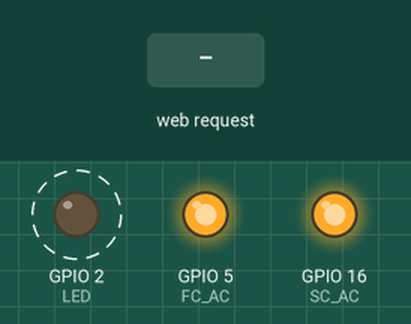
Simulated run of this sketch. Board: ESP8266 (NodeMCU). On the bench: output pins drawn as LEDs (lit = HIGH). Dashed ring = blinking. Inputs (shaded band) come from the test bench. Pins used as bus, display or sensor lines are not drawn.

Above: at 1.37 s.
1.4 s: HTTP request GET /scon=- received
At 2.1 s:
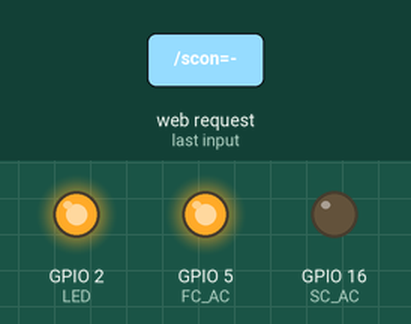
4.4 s: HTTP request GET /fcon=- received
At 6.1 s:
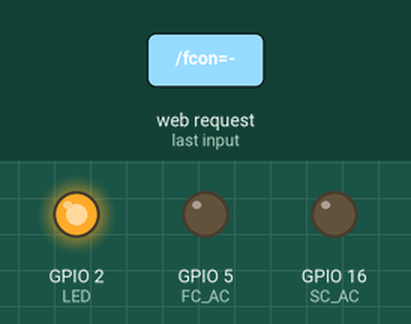
7.4 s: HTTP request GET /scoff=- received
At 10.32 s:
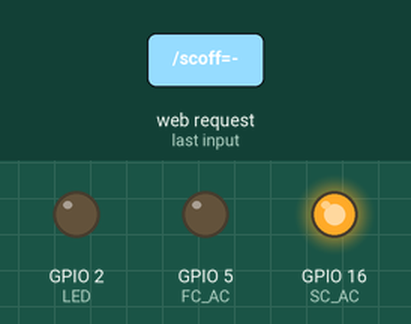
10.4 s: HTTP request GET /fcoff=- received
At 13.29 s:
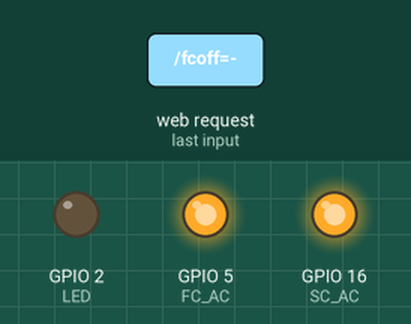
Timing chart, 0 to 14.4 s (numbered marks = the images above; inputs shaded):
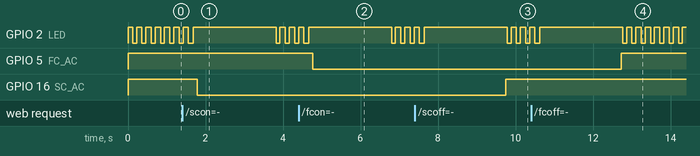

Measured:
- after the input at 1.4 s, GPIO 16 (SC_AC): HIGH → LOW after 0.38 s
- after the input at 4.4 s, GPIO 5 (FC_AC): HIGH → LOW after 0.36 s
- after the input at 7.4 s, GPIO 16 (SC_AC): LOW → HIGH after 2.3 s
- after the input at 10.4 s, GPIO 5 (FC_AC): LOW → HIGH after 2.3 s

The sketch:

AsyncWeb.ino
```cpp
#include <ESP8266WiFi.h>

#include <ESP8266WebServer.h>


IPAddress local_IP(192,168,4,22);
IPAddress gateway(192,168,4,9);
IPAddress subnet(255,255,255,0);


/* Put your SSID & Password */
const char * ssid = "BikeCharger"; // Enter SSID here
const char * password = "Gokul-12#"; //Enter Password here


WiFiServer server(80);

int LED = 2; // Assign LED1 to pin GPIO16
int SC_AC = 16;
int FC_AC = 5;
int SC_DC_P = 4;
int SC_DC_N = 14;
int FC_DC_P = 12;
int FC_DC_N = 13;

int sc_status = 0;
int fc_status = 0;
int sc_on_time = 60000 * 30;
int fc_on_time = 0;
int sc_off_time = 0;
int fc_off_time = 0;

int scf_on = 1;
int scf_of = 0;
int fcf_on = 0;
int fcf_of = 0;

int time_step = 60000 * 30;

long initial_time = millis();


void setup() {

  // initialize GPIO2 and GPIO16 as an output

  pinMode(LED, OUTPUT);
  pinMode(SC_AC, OUTPUT);
  pinMode(FC_AC, OUTPUT);
  pinMode(SC_DC_P, OUTPUT);
  pinMode(SC_DC_N, OUTPUT);
  pinMode(FC_DC_P, OUTPUT);
  pinMode(FC_DC_N, OUTPUT);

  digitalWrite(LED, HIGH);
  digitalWrite(SC_AC, HIGH);
  digitalWrite(FC_AC, HIGH);
  digitalWrite(SC_DC_P, HIGH);
  digitalWrite(SC_DC_N, HIGH);
  digitalWrite(FC_DC_P, HIGH);
  digitalWrite(FC_DC_N, HIGH);

  // Serial.begin(115200);
  delay(30);


  // Serial.print("Setting soft-AP configuration ... ");
  // Serial.println(? "Ready" : "Failed!");

  WiFi.softAPConfig(local_IP, gateway, subnet);
  delay(30);

  // Serial.print("Setting soft-AP ... ");
  // Serial.println(WiFi.softAP(ssid,password) ? "Ready" : "Failed!");
  WiFi.softAP(ssid,password);
  delay(30);

  // Serial.print("Soft-AP IP address = ");
  // Serial.println(WiFi.softAPIP());

  server.begin();
  delay(30);
  // Serial.println("HTTP server started");

}

// the loop function runs forever

void loop() {
  led_blink();
  long current_time = millis();
  long elapsed_time = current_time - initial_time;
  if (sc_status == 0 && scf_on == 1) {
    if ((sc_on_time - elapsed_time) < 0) {
      sc_status = 1;
      scf_on = 0;
      slow_charger_on();
      sc_on_time = 0;
    }
  }

  if (sc_status == 1 && scf_of == 1) {
    if ((sc_off_time - elapsed_time) < 0) {
      sc_status = 0;
      scf_of = 0;
      slow_charger_off();
      sc_off_time = 0;
    }
  }

  if (fc_status == 0 && fcf_on == 1) {
    if ((fc_on_time - elapsed_time) < 0) {
      fc_status = 1;
      fcf_on = 0;
      fast_charger_on();
      fc_on_time = 0;
    }
  }

  if (fc_status == 1 && fcf_of == 1) {
    if ((fc_off_time - elapsed_time) < 0) {
      fc_status = 0;
      fcf_of = 0;
      fast_charger_off();
      fc_off_time = 0;
    }
  }

  // if (current_time % 1000 == 0) {
  //   Serial.print("sc_status : ");
  //   Serial.println(sc_status);
  //   Serial.print("fc_status : ");
  //   Serial.println(fc_status);
  //   Serial.print("sc_on_time : ");
  //   Serial.println(sc_on_time);
  //   Serial.print("fc_on_time : ");
  //   Serial.println(fc_on_time);
  //   Serial.print("sc_off_time : ");
  //   Serial.println(sc_off_time);
  //   Serial.print("fc_off_time : ");
  //   Serial.println(fc_off_time);
  //   Serial.print("scf_on : ");
  //   Serial.println(scf_on);
  //   Serial.print("scf_of : ");
  //   Serial.println(scf_of);
  //   Serial.print("fcf_on : ");
  //   Serial.println(fcf_on);
  //   Serial.print("fcf_of : ");
  //   Serial.println(fcf_of);
  //   Serial.print("elapsed_time : ");
  //   Serial.println(elapsed_time);
  //   Serial.println("************************************************************************");
  // }

  delay(30);

  WiFiClient client = server.available();
  if (!client) {
    delay(10);
    return;
  }
  // Serial.println("Waiting for new client");
  while (!client.available()) {
    delay(20);
  }

  String request = client.readStringUntil('\r');
  // Serial.println(request);
  client.flush();

  if (request.indexOf("/scon=-") != -1) {
    sc_on_time = sc_on_time - time_step;
    scf_on = 1;
    led_notify();
  }
  if (request.indexOf("/scon=+") != -1) {
    sc_on_time = sc_on_time + time_step;
    scf_on = 1;
    led_notify();
  }
  if (request.indexOf("/fcon=-") != -1) {
    fc_on_time = fc_on_time - time_step;
    fcf_on = 1;
    led_notify();
  }
  if (request.indexOf("/fcon=+") != -1) {
    fc_on_time = fc_on_time + time_step;
    fcf_on = 1;
    led_notify();
  }
  if (request.indexOf("/scoff=-") != -1) {
    sc_off_time = sc_off_time - time_step;
    scf_of = 1;
    led_notify();
  }
  if (request.indexOf("/scoff=+") != -1) {
    sc_off_time = sc_off_time + time_step;
    scf_of = 1;
    led_notify();
  }
  if (request.indexOf("/fcoff=-") != -1) {
    fc_off_time = fc_off_time - time_step;
    fcf_of = 1;
    led_notify();
  }
  if (request.indexOf("/fcoff=+") != -1) {
    fc_off_time = fc_off_time + time_step;
    fcf_of = 1;
    led_notify();
  }

  if (request.indexOf("/reset") != -1) {
    initial_time = current_time;
    led_notify();
  }


  /*------------------Creating html page---------------------*/

  client.println("HTTP/1.1 200 OK");
  client.println("Content-Type: text/html");
  client.println("");
  client.println("<!DOCTYPE HTML>");
  client.println("<html>");
  client.println("<head>");
  client.println("<style>");
  client.println("table, th, td {");
  client.println("border: 1px solid black;");
  client.println("border-collapse: collapse;");
  client.println("padding-top: 10px;");
  client.println("padding-bottom: 20px;");
  client.println("padding-left: 30px;");
  client.println("padding-right: 40px;");
  client.println("}");
  client.println(".center {");
  client.println("text-align: center;");
  client.println("}");
  client.println("</style>");
  client.println("<title>Bike Charge Controller</title>");
  client.println("<meta http-equiv=\"refresh\" content=\"5;URL=''\">");
  client.println("</head>");
  client.println("<body class=\"center\">");
  client.println("<table style = \"background-color: #F5F5F5;\">");
  client.println("<tr style = \"background-color: #E8E8E8;\">");
  client.println("<th>#</th>");
  client.println("<th colspan=\"3\">Slow Charger</th>");
  client.println("<th colspan=\"3\">Fast Charger</th>");
  client.println("</tr>");
  client.println("<tr>");
  client.println("<td style = \"background-color: #E8E8E8;\">Status</td>");
  if (sc_status == 0) {
    client.println("<td style=\"background-color: orange;\" colspan=\"3\">OFF</td>");
  } else {
    client.println("<td style=\"background-color: greenyellow;\" colspan=\"3\"> ON</td>");
  }
  if (fc_status == 0) {
    client.println("<td style=\"background-color: orange;\" colspan=\"3\">OFF</td>");
  } else {
    client.println("<td style=\"background-color: greenyellow;\" colspan=\"3\"> ON</td>");
  }
  client.println("");
  client.println("</tr>");
  client.println("<tr>");
  client.println("<td style = \"background-color: #E8E8E8;\">ON in </td>");
  if (sc_status == 0) {
    client.println("<td> <a href=\"/scon=-\"><button>-</button></a> </td>");
  } else {
    client.println("<td> <a href=\"/scon=-\"><button disabled>-</button></a> </td>");
  }
  long otime = sc_on_time - elapsed_time;
  String st = String("<td> <time> -:- </time>  </td>");
  if (otime > 0) {
    st = String("<td> <time>") + seconds_to_time(otime) + String("</time>  </td>");
  }
  client.println(st);
  if (sc_status == 0) {
    client.println("<td> <a href=\"/scon=+\"><button>+</button></a> </td>");
  } else {
    client.println("<td> <a href=\"/scon=+\"><button disabled>+</button></a> </td>");
  }
  if (fc_status == 0) {
    client.println("<td> <a href=\"/fcon=-\"><button>-</button></a> </td>");
  } else {
    client.println("<td> <a href=\"/fcon=-\"><button disabled>-</button></a> </td>");
  }

  otime = fc_on_time - elapsed_time;
  st = String("<td> <time> -:- </time>  </td>");
  if (otime > 0) {
    st = String("<td> <time>") + seconds_to_time(otime) + String("</time>  </td>");
  }
  client.println(st);
  if (fc_status == 0) {
    client.println("<td> <a href=\"/fcon=+\"><button>+</button></a> </td>");
  } else {
    client.println("<td> <a href=\"/fcon=+\"><button disabled>+</button></a> </td>");
  }

  client.println("</tr>");
  client.println("<tr>");
  client.println("<td style = \"background-color: #E8E8E8;\">OFF in </td>");
  client.println("<td> <a href=\"/scoff=-\"><button>-</button></a> </td>");
  otime = sc_off_time - elapsed_time;
  st = String("<td> <time> -:- </time>  </td>");
  if (otime > 0) {
    st = String("<td> <time>") + seconds_to_time(otime) + String("</time>  </td>");
  }
  client.println(st);
  client.println("<td> <a href=\"/scoff=+\"><button>+</button></a> </td>");
  client.println("<td> <a href=\"/fcoff=-\"><button>-</button></a> </td>");
  otime = fc_off_time - elapsed_time;
  st = String("<td> <time> -:- </time>  </td>");
  if (otime > 0) {
    st = String("<td> <time>") + seconds_to_time(otime) + String("</time>  </td>");
  }
  client.println(st);
  client.println("<td> <a href=\"/fcoff=+\"><button>+</button></a> </td>");
  client.println("</tr>");
  client.println("</table>");
  client.println("<td> <a href=\"/reset\"><button>reset time</button></a> </td>");
  client.println("</body>");
  client.println("</html>");

}

String seconds_to_time(long elapsed_time) {
  long x, minutes, hours;
  x = elapsed_time / 1000;
  x /= 60;
  minutes = x % 60;
  x /= 60;
  hours = x % 24;
  String time = String(hours) + String(":") + String(minutes);
  return time;
}

void led_blink() {
  digitalWrite(LED, LOW);
  delay(100);
  digitalWrite(LED, HIGH);
  delay(100);
}

void led_notify() {
  digitalWrite(LED, LOW);
  delay(30);
  digitalWrite(LED, HIGH);
}

void slow_charger_on() {
  digitalWrite(SC_AC, LOW);
  delay(2000);
  digitalWrite(SC_DC_P, LOW);
  digitalWrite(SC_DC_N, LOW);
}

void slow_charger_off() {
  digitalWrite(SC_DC_P, HIGH);
  digitalWrite(SC_DC_N, HIGH);
  delay(2000);
  digitalWrite(SC_AC, HIGH);
}

void fast_charger_on() {
  digitalWrite(FC_AC, LOW);
  delay(2000);
  digitalWrite(FC_DC_P, LOW);
  digitalWrite(FC_DC_N, LOW);
}

void fast_charger_off() {
  digitalWrite(FC_DC_P, HIGH);
  digitalWrite(FC_DC_N, HIGH);
  delay(2000);
  digitalWrite(FC_AC, HIGH);
}
```
